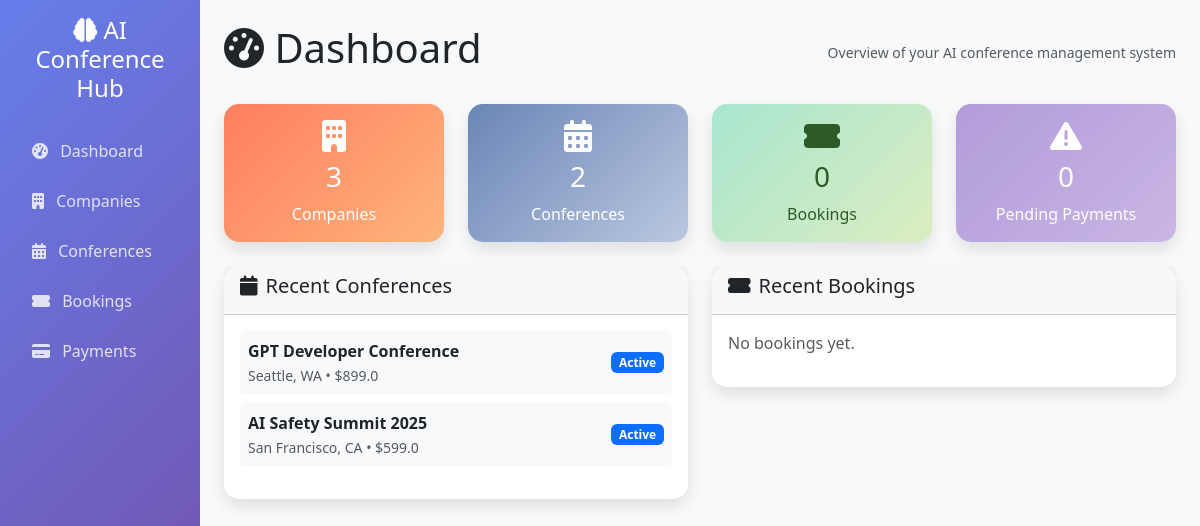
Before: / with the older database file.
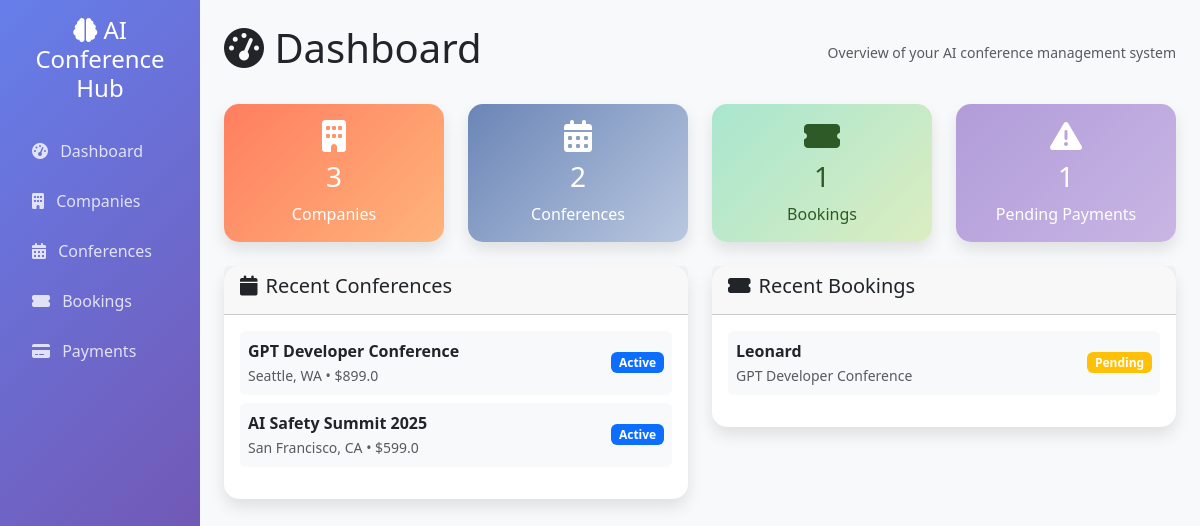
After: the same page with the newer database file.
### app/models.py (models this page shows)
class Conference(db.Model):
    id = db.Column(db.Integer, primary_key=True)
    title = db.Column(db.String(200), nullable=False)
    description = db.Column(db.Text)
    start_date = db.Column(db.DateTime, nullable=False)
    end_date = db.Column(db.DateTime, nullable=False)
    location = db.Column(db.String(200), nullable=False)
    price = db.Column(db.Float, nullable=False, default=0.0)
    max_attendees = db.Column(db.Integer, default=100)
    status = db.Column(db.String(20), default='Active')
    company_id = db.Column(db.Integer, db.ForeignKey('company.id'), nullable=False)
    created_date = db.Column(db.DateTime, default=datetime.utcnow)
    bookings = db.relationship('Booking', backref='conference', lazy=True)

class Booking(db.Model):
    id = db.Column(db.Integer, primary_key=True)
    attendee_name = db.Column(db.String(100), nullable=False)
    attendee_email = db.Column(db.String(100), nullable=False)
    attendee_phone = db.Column(db.String(20))
    booking_date = db.Column(db.DateTime, default=datetime.utcnow)
    status = db.Column(db.String(20), default='Pending')
    conference_id = db.Column(db.Integer, db.ForeignKey('conference.id'), nullable=False)
    company_id = db.Column(db.Integer, db.ForeignKey('company.id'), nullable=False)
    user_id = db.Column(db.Integer, db.ForeignKey('user.id'), nullable=True)
    payment = db.relationship('Payment', backref='booking', uselist=False, lazy=True)
    invoice = db.relationship('Invoice', backref='booking', uselist=False, lazy=True)

### app/routes/dashboard.py (the view)
@bp.route('/')
def index():
    total_companies = Company.query.count()
    total_conferences = Conference.query.count()
    total_bookings = Booking.query.count()
    pending_payments = Payment.query.filter_by(payment_status='Pending').count()
    recent_conferences = Conference.query.order_by(Conference.created_date.desc()).limit(5).all()
    recent_bookings = Booking.query.order_by(Booking.booking_date.desc()).limit(5).all()
    return render_template('dashboard.html',
                           total_companies=total_companies,
                           total_conferences=total_conferences,
                           total_bookings=total_bookings,
                           pending_payments=pending_payments,
                           recent_conferences=recent_conferences,
                           recent_bookings=recent_bookings)

### app/templates/dashboard.html
{% extends "base.html" %}
{% block content %}
<div class="d-flex justify-content-between align-items-center mb-4">
    <h1><i class="fas fa-tachometer-alt"></i> Dashboard</h1>
    <small class="text-muted">Overview of your AI conference management system</small>
</div>
<div class="row mb-4">
    <div class="col-md-3">
        <div class="card stat-card">
            <div class="card-body text-center">
                <i class="fas fa-building fa-2x mb-2"></i>
                <h3>{{ total_companies }}</h3>
                <p class="mb-0">Companies</p>
            </div>
        </div>
    </div>
    <div class="col-md-3">
        <div class="card stat-card blue">
            <div class="card-body text-center">
                <i class="fas fa-calendar-alt fa-2x mb-2"></i>
                <h3>{{ total_conferences }}</h3>
                <p class="mb-0">Conferences</p>
            </div>
        </div>
    </div>
    <div class="col-md-3">
        <div class="card stat-card green">
            <div class="card-body text-center">
                <i class="fas fa-ticket-alt fa-2x mb-2"></i>
                <h3>{{ total_bookings }}</h3>
                <p class="mb-0">Bookings</p>
            </div>
        </div>
    </div>
    <div class="col-md-3">
        <div class="card stat-card purple">
            <div class="card-body text-center">
                <i class="fas fa-exclamation-triangle fa-2x mb-2"></i>
                <h3>{{ pending_payments }}</h3>
                <p class="mb-0">Pending Payments</p>
            </div>
        </div>
    </div>
</div>
<div class="row">
    <div class="col-md-6">
        <div class="card">
            <div class="card-header">
                <h5><i class="fas fa-calendar me-2"></i>Recent Conferences</h5>
            </div>
            <div class="card-body">
                {% if recent_conferences %}
                    <ul class="list-unstyled">
                        {% for conference in recent_conferences %}
                        <li class="d-flex justify-content-between align-items-center mb-2 p-2 bg-light rounded">
                            <div>
                                <strong>{{ conference.title }}</strong><br>
                                <small class="text-muted">{{ conference.location }} • ${{ conference.price }}</small>
                            </div>
                            <span class="badge bg-primary">{{ conference.status }}</span>
                        </li>
                        {% endfor %}
                    </ul>
                {% else %}
                    <p class="text-muted">No conferences yet.</p>
                {% endif %}
            </div>
        </div>
    </div>
    <div class="col-md-6">
        <div class="card">
            <div class="card-header">
                <h5><i class="fas fa-ticket-alt me-2"></i>Recent Bookings</h5>
            </div>
            <div class="card-body">
                {% if recent_bookings %}
                    <ul class="list-unstyled">
                        {% for booking in recent_bookings %}
                        <li class="d-flex justify-content-between align-items-center mb-2 p-2 bg-light rounded">
                            <div>
                                <strong>{{ booking.attendee_name }}</strong><br>
                                <small class="text-muted">{{ booking.conference.title }}</small>
                            </div>
                            <span class="badge bg-{{ 'success' if booking.status == 'Confirmed' else 'warning' }}">
                                {{ booking.status }}
                            </span>
                        </li>
                        {% endfor %}
                    </ul>
                {% else %}
                    <p class="text-muted">No bookings yet.</p>
                {% endif %}
            </div>
        </div>
    </div>
</div>
{% endblock %}

Changed rows visible on the page:
added Booking: attendee_name "Leonard", conference "GPT Developer Conference", status "Pending"
Other visible differences:
{{ total_bookings }}: "0" → "1"
{{ pending_payments }}: "0" → "1"
text no longer shown: "No bookings yet."
